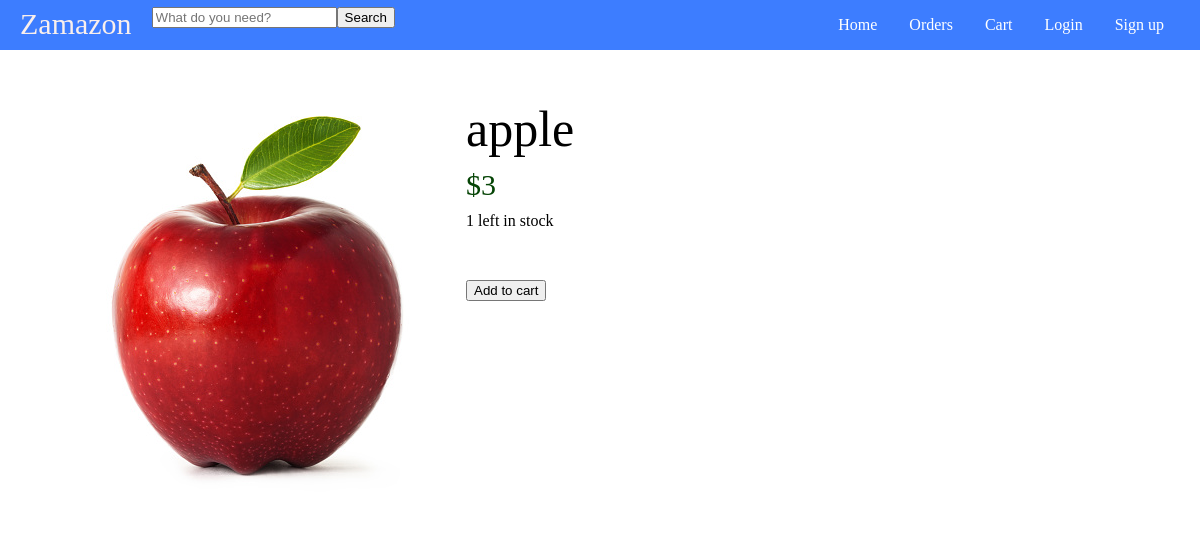
Before: /product?id=2134 with the older database file.
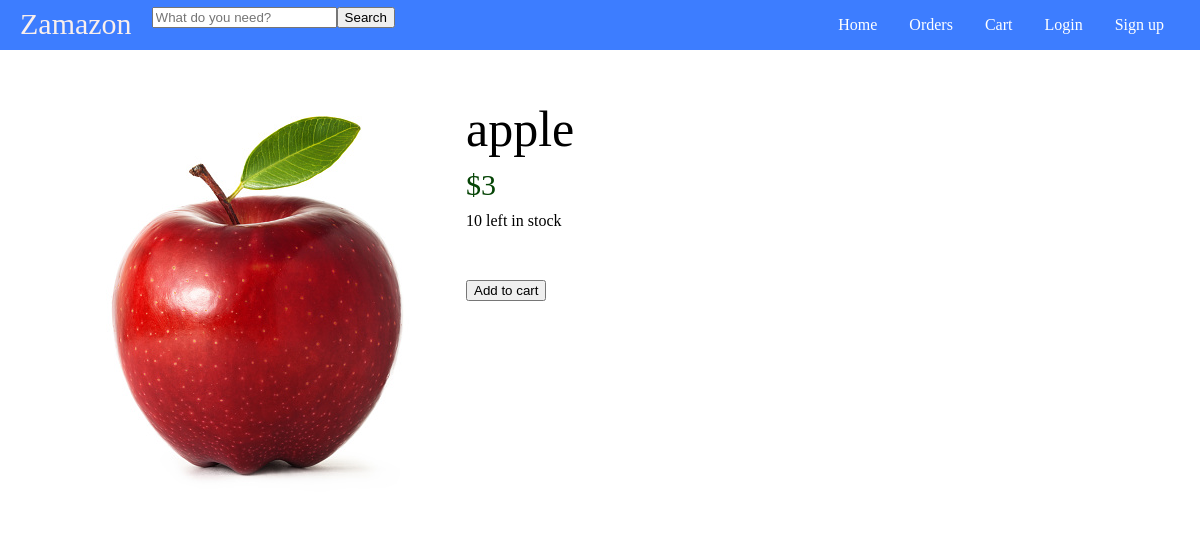
After: the same page with the newer database file.
### tables this page shows
CREATE TABLE product (
	id int,
	name varchar(255) NOT NULL,
	price int NOT NULL,
	stock int NOT NULL,
	category varchar(255) NOT NULL,
	PRIMARY KEY (id),
	FOREIGN KEY (category) REFERENCES category(name)
);

### main.py (the view)
@app.route('/product')
def product():
	connection = sqlite3.connect("shop.db")
	connection.row_factory = sqlite3.Row
	cursor = connection.cursor()
	args = request.args
	args.to_dict()
	if "name" in args.keys():
		name = args["name"]
		cursor.execute("SELECT * FROM product WHERE name=?", (name,))
		product = cursor.fetchone()
	elif "id" in args.keys():
		id = args["id"]
		cursor.execute("SELECT * FROM product WHERE id=?", (id,))
		product = cursor.fetchone()
	if product:
		return render_template("product.html", product=product)
	else:
		return render_template("error.html")

### templates/product.html (shortened to what this page needs)
<DOCTYPE html>
	<html>
	<head>
	  <link rel="stylesheet" href="static/styles.css">
	</head>
	<body>
	  <header class="nav">
			<div class="name-and-search">
				<span class="brand-name"><a href="/">Zamazon</a></span>
				<form action="/product" method="get" class="product-form">
					<input type="text" name="name" id="product-text" placeholder="What do you need?">
					<input type="submit" value="Search">
				</form>
			</div>
			<ul class="navigations">
				<li><a class="navigation" href="/">Home</a></li>
				<li><a class="navigation" href="/orders">Orders</a></li>
				<li><a class="navigation" href="/cart">Cart</a></li>
				<li><a class="navigation" href="/login">Login</a></li>
				<li><a class="navigation" href="/signup">Sign up</a></li>
			</ul>
		</header>
	  <div class="product-page-container">
			<div class="photo-div">
				<img src="static/demo.jpg" alt="">
			</div>
			<div class="right-container">
				<div class="information-div">
					<span class="product-name">{{ product["name"] }}</span>
					<span class="product-price">${{ product["price"] }}</span>
					<span class="product-quantity">{{ product["stock"] }} left in stock</span>
				</div>
				<div class="add-to-cart">
					<form action="/add-to-cart" method="POST">
						<input type="submit" value="Add to cart">
					</form>
				</div>
			</div>
	  </div>
	</body>
	</html>

Changed rows visible on the page:
changed product "apple": stock "1" → "10"
